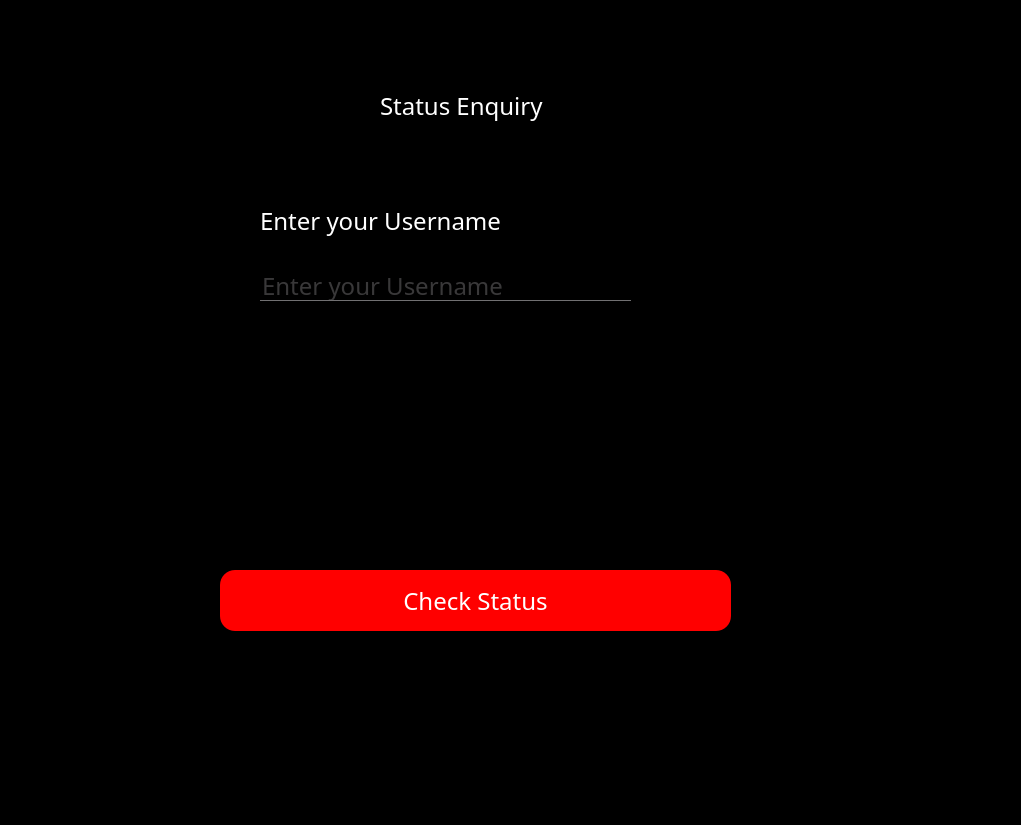
<?xml version="1.0" encoding="UTF-8"?>
<ui version="4.0">
 <class>Form</class>
 <widget class="QWidget" name="Form">
  <property name="geometry">
   <rect>
    <x>0</x>
    <y>0</y>
    <width>1021</width>
    <height>825</height>
   </rect>
  </property>
  <property name="windowTitle">
   <string>Form</string>
  </property>
  <property name="styleSheet">
   <string notr="true">*{
background:rgba;
font-family:century gothic;
font-size:24px;
}
QFrame
{
background:rgba;
border-radius:15px
}
QPushButton
{
background:red;
border-radius:60px;
}
QToolButton
{
background:red;
border-radius:60px;
}
QLabel
{
color:white;
background:transparent;
}
QPushButton
{
color:white;
border-radius:15px;
}
QPushButton:hover
{
color:#333;
border-radius:15px;
background:#49ebff;
}
QLineEdit
{
background:transparent;
border:none;
color:#717072;
border-bottom:1px solid #717072
}
</string>
  </property>
  <widget class="QFrame" name="frame">
   <property name="geometry">
    <rect>
     <x>200</x>
     <y>30</y>
     <width>561</width>
     <height>661</height>
    </rect>
   </property>
   <property name="frameShape">
    <enum>QFrame::StyledPanel</enum>
   </property>
   <property name="frameShadow">
    <enum>QFrame::Raised</enum>
   </property>
   <widget class="QLabel" name="label">
    <property name="geometry">
     <rect>
      <x>180</x>
      <y>40</y>
      <width>181</width>
      <height>71</height>
     </rect>
    </property>
    <property name="text">
     <string>Status Enquiry</string>
    </property>
   </widget>
   <widget class="QPushButton" name="pushButton_2">
    <property name="geometry">
     <rect>
      <x>20</x>
      <y>540</y>
      <width>511</width>
      <height>61</height>
     </rect>
    </property>
    <property name="text">
     <string>Check Status</string>
    </property>
   </widget>
   <widget class="QLabel" name="label_2">
    <property name="geometry">
     <rect>
      <x>60</x>
      <y>170</y>
      <width>301</width>
      <height>41</height>
     </rect>
    </property>
    <property name="text">
     <string>Enter your Username</string>
    </property>
   </widget>
   <widget class="QLineEdit" name="username">
    <property name="geometry">
     <rect>
      <x>60</x>
      <y>240</y>
      <width>371</width>
      <height>31</height>
     </rect>
    </property>
    <property name="text">
     <string/>
    </property>
    <property name="placeholderText">
     <string>Enter your Username</string>
    </property>
   </widget>
  </widget>
 </widget>
 <resources/>
 <connections/>
</ui>
